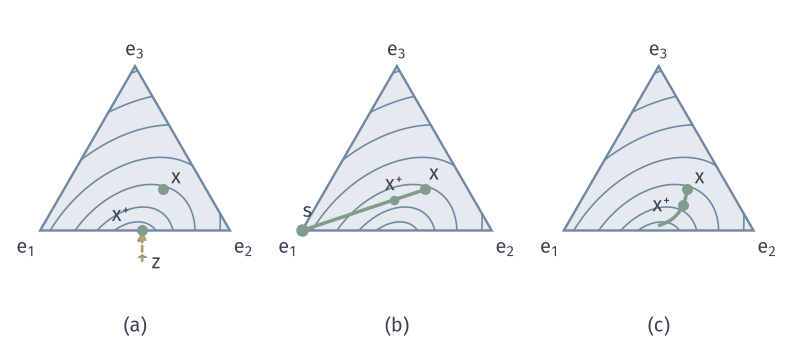

This chart was generated by the following Python code:
from pathlib import Path
import sys
sys.path.insert(0, str(Path(__file__).resolve().parents[1]/"feas-common"))
from feas_fig import *
HERE = Path(__file__).resolve().parent
# The three subproblems at the third PGD iterate x2 of the running example.
x = pgd(T=3)[1]; g = grad(x); a = .6
fig, axs = figure(width_mm=112, height_mm=48, ncols=3)
for ax in axs: triangle(ax); contours(ax, z=1.5); off(ax, (-.17, 1.17), (-.14, .94))
ax = axs[0]; z = x-a*g; za = z-(z.sum()-1)/3; p = proj(z)[0]; P = bary(x); Z = bary(za); Q = bary(p)
arrow(ax, P, Z, GREEN); arrow(ax, Z, Q, YELLOW, ls=(0, (2, 1.4)), lw=1.1); hollow(ax, Z, GREEN, ms=4); dot(ax, Q, GREEN, ms=4.4); dot(ax, P, GREEN, ms=4.4)
ax.text(P[0]+.04, P[1]+.03, '$x$', fontsize=8); ax.text(Q[0]-.06, Q[1]+.05, '$x^{+}$', fontsize=8, ha='right'); ax.text(Z[0]+.05, Z[1]-.01, '$z$', fontsize=8, ha='left', va='center')
ax = axs[1]; s = np.eye(3)[int(np.argmin(g))]; S = bary(s)
ax.plot([P[0], S[0]], [P[1], S[1]], color=GREEN, lw=1.4, zorder=5); dot(ax, P, GREEN, ms=4.4); dot(ax, S, GREEN, ms=5)
Y = P+(.25)*(S-P); dot(ax, Y, GREEN, ms=3.8); ax.text(Y[0], Y[1]+.05, '$x^{+}$', fontsize=8, ha='center')
ax.text(P[0]+.02, P[1]+.05, '$x$', fontsize=8); ax.text(S[0]+.03, S[1]+.07, '$s$', fontsize=8, ha='center')
ax = axs[2]; A_ = np.linspace(0, 2.2, 120); W = x*np.exp(-A_[:, None]*g); W = W/W.sum(axis=1, keepdims=True); XY = bary(W)
ax.plot(XY[:, 0], XY[:, 1], color=GREEN, lw=1.4, zorder=5); dot(ax, P, GREEN, ms=4.4)
W1 = x*np.exp(-a*g); W1 = W1/W1.sum(); dot(ax, bary(W1), GREEN, ms=4.4); ax.text(P[0]+.04, P[1]+.03, '$x$', fontsize=8); ax.text(bary(W1)[0]-.06, bary(W1)[1]+.0, '$x^{+}$', fontsize=8, ha='right', va='center')
panels(fig, .01, .99, .99, .1, .03); tags(fig, axs)
save(fig, HERE, 'figure', {'x': x.tolist(), 'alpha': a, 'z': z.tolist(), 'projection': p.tolist(), 'mirror': W1.tolist()})
